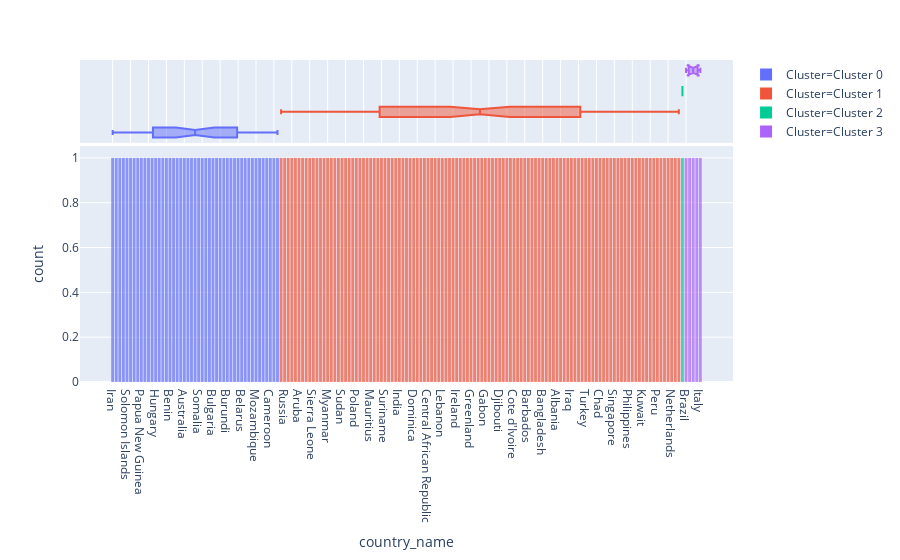

The notebook cell this image was saved under:
### Code cell
plot_model(kmeans, plot = 'distribution', feature = 'country_name')

### Figure 1 — Plotly figure (JSON) as saved in the notebook; plotly's stock layout.template omitted (floating-point values rounded to 4 significant figures; data arrays with more than 128 entries replaced by an {"elided": "..."} marker saying what was removed)
{"data": [{"alignmentgroup": "True", "bingroup": "x", "hoverlabel": {"namelength": 0}, "hovertemplate": "Cluster=Cluster 0<br>country_name=%{x}<br>count=%{y}", "legendgroup": "Cluster=Cluster 0", "marker": {"color": "#636efa", "opacity": 0.7}, "name": "Cluster=Cluster 0", "offsetgroup": "Cluster=Cluster 0", "orientation": "v", "showlegend": true, "type": "histogram", "x": ["Iran", "Laos", "Estonia", "Finland", "Solomon Islands", "Iceland", "Ghana", "Croatia", "Papua New Guinea", "Hong Kong", "New Zealand", "South Korea", "Hungary", "Brunei", "Nicaragua", "Niger", "Benin", "Namibia", "Austria", "Luxembourg", "Australia", "Madagascar", "Malawi", "Andorra", "Somalia", "Senegal", "Macao", "Seychelles", "Bulgaria", "Yemen", "Slovenia", "Tanzania", "Burundi", "Zambia", "Burkina Faso", "Taiwan", "Belarus", "Czech Republic", "Japan", "Sweden", "Mozambique", "Norway", "Canada", "Serbia", "Cameroon", "Mongolia", "China"], "xaxis": "x", "yaxis": "y"}, {"alignmentgroup": "True", "customdata": {"elided": "47x5 mixed values"}, "hoverlabel": {"namelength": 0}, "hovertemplate": "Cluster=%{customdata[4]}<br>country_name=%{customdata[0]}<br>stringency_index=%{customdata[1]}<br>confirmed_cases=%{customdata[2]}<br>deaths=%{customdata[3]}", "legendgroup": "Cluster=Cluster 0", "marker": {"color": "#636efa"}, "name": "Cluster=Cluster 0", "notched": true, "offsetgroup": "Cluster=Cluster 0", "showlegend": false, "type": "box", "x": ["Iran", "Laos", "Estonia", "Finland", "Solomon Islands", "Iceland", "Ghana", "Croatia", "Papua New Guinea", "Hong Kong", "New Zealand", "South Korea", "Hungary", "Brunei", "Nicaragua", "Niger", "Benin", "Namibia", "Austria", "Luxembourg", "Australia", "Madagascar", "Malawi", "Andorra", "Somalia", "Senegal", "Macao", "Seychelles", "Bulgaria", "Yemen", "Slovenia", "Tanzania", "Burundi", "Zambia", "Burkina Faso", "Taiwan", "Belarus", "Czech Republic", "Japan", "Sweden", "Mozambique", "Norway", "Canada", "Serbia", "Cameroon", "Mongolia", "China"], "xaxis": "x2", "yaxis": "y2"}, {"alignmentgroup": "True", "bingroup": "x", "hoverlabel": {"namelength": 0}, "hovertemplate": "Cluster=Cluster 1<br>country_name=%{x}<br>count=%{y}", "legendgroup": "Cluster=Cluster 1", "marker": {"color": "#EF553B", "opacity": 0.7}, "name": "Cluster=Cluster 1", "offsetgroup": "Cluster=Cluster 1", "orientation": "v", "showlegend": true, "type": "histogram", "x": ["Puerto Rico", "Russia", "South Africa", "Guyana", "Denmark", "Aruba", "Costa Rica", "Zimbabwe", "Colombia", "Sierra Leone", "Cape Verde", "Jordan", "Bhutan", "Myanmar", "Afghanistan", "Syria", "San Marino", "Sudan", "Palestine", "Paraguay", "Portugal", "Poland", "Panama", "Pakistan", "Malaysia", "Mauritius", "Morocco", "Sri Lanka", "Libya", "Suriname", "Liberia", "Kenya", "Kazakhstan", "India", "Guam", "Ethiopia", "Ecuador", "Dominica", "Cuba", "Vietnam", "Congo", "Central African Republic", "Bolivia", "Bahrain", "Azerbaijan", "Lebanon", "Venezuela", "Slovak Republic", "Uruguay", "Ireland", "Indonesia", "Honduras", "Guatemala", "Greenland", "Greece", "Gambia", "Georgia", "Gabon", "Egypt", "Algeria", "Dominican Republic", "Djibouti", "Germany", "Uzbekistan", "Cyprus", "Cote d'Ivoire", "Chile", "Switzerland", "Botswana", "Barbados", "Bermuda", "Belize", "Bosnia and Herzegovina", "Bangladesh", "Belgium", "Argentina", "United Arab Emirates", "Albania", "Angola", "Democratic Republic of Congo", "Israel", "Iraq", "Jamaica", "Ukraine", "Uganda", "Turkey", "Tunisia", "Trinidad and Tobago", "Thailand", "Chad", "Eswatini", "South Sudan", "El Salvador", "Singapore", "Saudi Arabia", "Rwanda", "Romania", "Philippines", "Qatar", "Mali", "Kyrgyz Republic", "Kuwait", "Lesotho", "Moldova", "Mexico", "Peru", "Kosovo", "Mauritania", "Nigeria", "Netherlands", "Nepal", "Oman"], "xaxis": "x", "yaxis": "y"}, {"alignmentgroup": "True", "customdata": {"elided": "112x5 mixed values"}, "hoverlabel": {"namelength": 0}, "hovertemplate": "Cluster=%{customdata[4]}<br>country_name=%{customdata[0]}<br>stringency_index=%{customdata[1]}<br>confirmed_cases=%{customdata[2]}<br>deaths=%{customdata[3]}", "legendgroup": "Cluster=Cluster 1", "marker": {"color": "#EF553B"}, "name": "Cluster=Cluster 1", "notched": true, "offsetgroup": "Cluster=Cluster 1", "showlegend": false, "type": "box", "x": ["Puerto Rico", "Russia", "South Africa", "Guyana", "Denmark", "Aruba", "Costa Rica", "Zimbabwe", "Colombia", "Sierra Leone", "Cape Verde", "Jordan", "Bhutan", "Myanmar", "Afghanistan", "Syria", "San Marino", "Sudan", "Palestine", "Paraguay", "Portugal", "Poland", "Panama", "Pakistan", "Malaysia", "Mauritius", "Morocco", "Sri Lanka", "Libya", "Suriname", "Liberia", "Kenya", "Kazakhstan", "India", "Guam", "Ethiopia", "Ecuador", "Dominica", "Cuba", "Vietnam", "Congo", "Central African Republic", "Bolivia", "Bahrain", "Azerbaijan", "Lebanon", "Venezuela", "Slovak Republic", "Uruguay", "Ireland", "Indonesia", "Honduras", "Guatemala", "Greenland", "Greece", "Gambia", "Georgia", "Gabon", "Egypt", "Algeria", "Dominican Republic", "Djibouti", "Germany", "Uzbekistan", "Cyprus", "Cote d'Ivoire", "Chile", "Switzerland", "Botswana", "Barbados", "Bermuda", "Belize", "Bosnia and Herzegovina", "Bangladesh", "Belgium", "Argentina", "United Arab Emirates", "Albania", "Angola", "Democratic Republic of Congo", "Israel", "Iraq", "Jamaica", "Ukraine", "Uganda", "Turkey", "Tunisia", "Trinidad and Tobago", "Thailand", "Chad", "Eswatini", "South Sudan", "El Salvador", "Singapore", "Saudi Arabia", "Rwanda", "Romania", "Philippines", "Qatar", "Mali", "Kyrgyz Republic", "Kuwait", "Lesotho", "Moldova", "Mexico", "Peru", "Kosovo", "Mauritania", "Nigeria", "Netherlands", "Nepal", "Oman"], "xaxis": "x2", "yaxis": "y2"}, {"alignmentgroup": "True", "bingroup": "x", "hoverlabel": {"namelength": 0}, "hovertemplate": "Cluster=Cluster 2<br>country_name=%{x}<br>count=%{y}", "legendgroup": "Cluster=Cluster 2", "marker": {"color": "#00cc96", "opacity": 0.7}, "name": "Cluster=Cluster 2", "offsetgroup": "Cluster=Cluster 2", "orientation": "v", "showlegend": true, "type": "histogram", "x": ["United States"], "xaxis": "x", "yaxis": "y"}, {"alignmentgroup": "True", "customdata": [["United States", 68.41, 1528568, 91921, "Cluster 2"]], "hoverlabel": {"namelength": 0}, "hovertemplate": "Cluster=%{customdata[4]}<br>country_name=%{customdata[0]}<br>stringency_index=%{customdata[1]}<br>confirmed_cases=%{customdata[2]}<br>deaths=%{customdata[3]}", "legendgroup": "Cluster=Cluster 2", "marker": {"color": "#00cc96"}, "name": "Cluster=Cluster 2", "notched": true, "offsetgroup": "Cluster=Cluster 2", "showlegend": false, "type": "box", "x": ["United States"], "xaxis": "x2", "yaxis": "y2"}, {"alignmentgroup": "True", "bingroup": "x", "hoverlabel": {"namelength": 0}, "hovertemplate": "Cluster=Cluster 3<br>country_name=%{x}<br>count=%{y}", "legendgroup": "Cluster=Cluster 3", "marker": {"color": "#ab63fa", "opacity": 0.7}, "name": "Cluster=Cluster 3", "offsetgroup": "Cluster=Cluster 3", "orientation": "v", "showlegend": true, "type": "histogram", "x": ["Brazil", "United Kingdom", "Spain", "France", "Italy"], "xaxis": "x", "yaxis": "y"}, {"alignmentgroup": "True", "customdata": [["Brazil", 75.15, 271628, 17971, "Cluster 3"], ["United Kingdom", 73.01, 248818, 35341, "Cluster 3"], ["Spain", 83.07, 232555, 27888, "Cluster 3"], ["France", 83.46, 143427, 28022, "Cluster 3"], ["Italy", 68.78, 226699, 32169, "Cluster 3"]], "hoverlabel": {"namelength": 0}, "hovertemplate": "Cluster=%{customdata[4]}<br>country_name=%{customdata[0]}<br>stringency_index=%{customdata[1]}<br>confirmed_cases=%{customdata[2]}<br>deaths=%{customdata[3]}", "legendgroup": "Cluster=Cluster 3", "marker": {"color": "#ab63fa"}, "name": "Cluster=Cluster 3", "notched": true, "offsetgroup": "Cluster=Cluster 3", "showlegend": false, "type": "box", "x": ["Brazil", "United Kingdom", "Spain", "France", "Italy"], "xaxis": "x2", "yaxis": "y2"}], "layout": {"barmode": "relative", "legend": {"tracegroupgap": 0}, "margin": {"t": 60}, "xaxis": {"anchor": "y", "domain": [0, 1], "title": {"text": "country_name"}}, "xaxis2": {"anchor": "y2", "domain": [0, 1], "matches": "x", "showgrid": true, "showticklabels": false}, "yaxis": {"anchor": "x", "domain": [0, 0.7326], "title": {"text": "count"}}, "yaxis2": {"anchor": "x2", "domain": [0.7426, 1], "matches": "y2", "showgrid": false, "showline": false, "showticklabels": false, "ticks": ""}}}
